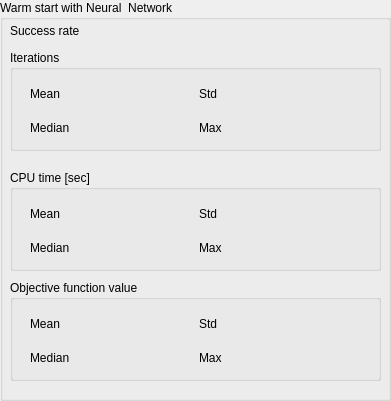
           <widget class="QGroupBox" name="groupBox_ws_nn_app">
            <property name="geometry">
             <rect>
              <x>10</x>
              <y>10</y>
              <width>391</width>
              <height>401</height>
             </rect>
            </property>
            <property name="title">
             <string>Warm start with Neural  Network</string>
            </property>
            <widget class="QGroupBox" name="groupBox_iter_ws_nn_app">
             <property name="geometry">
              <rect>
               <x>10</x>
               <y>50</y>
               <width>371</width>
               <height>101</height>
              </rect>
             </property>
             <property name="title">
              <string>Iterations</string>
             </property>
             <widget class="QWidget" name="layoutWidget_74">
              <property name="geometry">
               <rect>
                <x>20</x>
                <y>30</y>
                <width>331</width>
                <height>61</height>
               </rect>
              </property>
              <layout class="QVBoxLayout" name="verticalLayout_74">
               <item>
                <layout class="QHBoxLayout" name="horizontalLayout_391">
                 <item>
                  <layout class="QHBoxLayout" name="horizontalLayout_392">
                   <item>
                    <widget class="QLabel" name="label_iter_mean_ws_nn_app">
                     <property name="text">
                      <string>Mean</string>
                     </property>
                    </widget>
                   </item>
                   <item>
                    <widget class="QLabel" name="label_iter_mean_ws_nn_app_value">
                     <property name="text">
                      <string/>
                     </property>
                    </widget>
                   </item>
                  </layout>
                 </item>
                 <item>
                  <layout class="QHBoxLayout" name="horizontalLayout_393">
                   <item>
                    <widget class="QLabel" name="label_iter_std_ws_nn_app">
                     <property name="text">
                      <string>Std</string>
                     </property>
                    </widget>
                   </item>
                   <item>
                    <widget class="QLabel" name="label_iter_std_ws_nn_app_value">
                     <property name="text">
                      <string/>
                     </property>
                    </widget>
                   </item>
                  </layout>
                 </item>
                </layout>
               </item>
               <item>
                <layout class="QHBoxLayout" name="horizontalLayout_394">
                 <item>
                  <layout class="QHBoxLayout" name="horizontalLayout_395">
                   <item>
                    <widget class="QLabel" name="label_iter_median_ws_nn_app">
                     <property name="text">
                      <string>Median</string>
                     </property>
                    </widget>
                   </item>
                   <item>
                    <widget class="QLabel" name="label_iter_median_ws_nn_app_value">
                     <property name="text">
                      <string/>
                     </property>
                    </widget>
                   </item>
                  </layout>
                 </item>
                 <item>
                  <layout class="QHBoxLayout" name="horizontalLayout_396">
                   <item>
                    <widget class="QLabel" name="label_iter_max_ws_nn_app">
                     <property name="text">
                      <string>Max</string>
                     </property>
                    </widget>
                   </item>
                   <item>
                    <widget class="QLabel" name="label_iter_max_ws_nn_app_value">
                     <property name="text">
                      <string/>
                     </property>
                    </widget>
                   </item>
                  </layout>
                 </item>
                </layout>
               </item>
              </layout>
             </widget>
            </widget>
            <widget class="QGroupBox" name="groupBox_cpu_ws_nn_app">
             <property name="geometry">
              <rect>
               <x>10</x>
               <y>170</y>
               <width>371</width>
               <height>101</height>
              </rect>
             </property>
             <property name="title">
              <string>CPU time [sec]</string>
             </property>
             <widget class="QWidget" name="layoutWidget_75">
              <property name="geometry">
               <rect>
                <x>20</x>
                <y>30</y>
                <width>331</width>
                <height>61</height>
               </rect>
              </property>
              <layout class="QVBoxLayout" name="verticalLayout_75">
               <item>
                <layout class="QHBoxLayout" name="horizontalLayout_397">
                 <item>
                  <layout class="QHBoxLayout" name="horizontalLayout_398">
                   <item>
                    <widget class="QLabel" name="label_cpu_mean_ws_nn_app">
                     <property name="text">
                      <string>Mean</string>
                     </property>
                    </widget>
                   </item>
                   <item>
                    <widget class="QLabel" name="label_cpu_mean_ws_nn_app_value">
                     <property name="text">
                      <string/>
                     </property>
                    </widget>
                   </item>
                  </layout>
                 </item>
                 <item>
                  <layout class="QHBoxLayout" name="horizontalLayout_399">
                   <item>
                    <widget class="QLabel" name="label_cpu_std_ws_nn_app">
                     <property name="text">
                      <string>Std</string>
                     </property>
                    </widget>
                   </item>
                   <item>
                    <widget class="QLabel" name="label_cpu_std_ws_nn_app_value">
                     <property name="text">
                      <string/>
                     </property>
                    </widget>
                   </item>
                  </layout>
                 </item>
                </layout>
               </item>
               <item>
                <layout class="QHBoxLayout" name="horizontalLayout_400">
                 <item>
                  <layout class="QHBoxLayout" name="horizontalLayout_401">
                   <item>
                    <widget class="QLabel" name="label_cpu_median_ws_nn_app">
                     <property name="text">
                      <string>Median</string>
                     </property>
                    </widget>
                   </item>
                   <item>
                    <widget class="QLabel" name="label_cpu_median_ws_nn_app_value">
                     <property name="text">
                      <string/>
                     </property>
                    </widget>
                   </item>
                  </layout>
                 </item>
                 <item>
                  <layout class="QHBoxLayout" name="horizontalLayout_402">
                   <item>
                    <widget class="QLabel" name="label_cpu_max_ws_nn_app">
                     <property name="text">
                      <string>Max</string>
                     </property>
                    </widget>
                   </item>
                   <item>
                    <widget class="QLabel" name="label_cpu_max_ws_nn_app_value">
                     <property name="text">
                      <string/>
                     </property>
                    </widget>
                   </item>
                  </layout>
                 </item>
                </layout>
               </item>
              </layout>
             </widget>
            </widget>
            <widget class="QGroupBox" name="groupBox_obj_ws_nn_app">
             <property name="geometry">
              <rect>
               <x>10</x>
               <y>280</y>
               <width>371</width>
               <height>101</height>
              </rect>
             </property>
             <property name="title">
              <string>Objective function value</string>
             </property>
             <widget class="QWidget" name="layoutWidget_76">
              <property name="geometry">
               <rect>
                <x>20</x>
                <y>30</y>
                <width>331</width>
                <height>61</height>
               </rect>
              </property>
              <layout class="QVBoxLayout" name="verticalLayout_76">
               <item>
                <layout class="QHBoxLayout" name="horizontalLayout_403">
                 <item>
                  <layout class="QHBoxLayout" name="horizontalLayout_404">
                   <item>
                    <widget class="QLabel" name="label_obj_mean_ws_nn_app">
                     <property name="text">
                      <string>Mean</string>
                     </property>
                    </widget>
                   </item>
                   <item>
                    <widget class="QLabel" name="label_obj_mean_ws_nn_app_value">
                     <property name="text">
                      <string/>
                     </property>
                    </widget>
                   </item>
                  </layout>
                 </item>
                 <item>
                  <layout class="QHBoxLayout" name="horizontalLayout_405">
                   <item>
                    <widget class="QLabel" name="label_obj_std_ws_nn_app">
                     <property name="text">
                      <string>Std</string>
                     </property>
                    </widget>
                   </item>
                   <item>
                    <widget class="QLabel" name="label_obj_std_ws_nn_app_value">
                     <property name="text">
                      <string/>
                     </property>
                    </widget>
                   </item>
                  </layout>
                 </item>
                </layout>
               </item>
               <item>
                <layout class="QHBoxLayout" name="horizontalLayout_406">
                 <item>
                  <layout class="QHBoxLayout" name="horizontalLayout_407">
                   <item>
                    <widget class="QLabel" name="label_obj_median_ws_nn_app">
                     <property name="text">
                      <string>Median</string>
                     </property>
                    </widget>
                   </item>
                   <item>
                    <widget class="QLabel" name="label_obj_median_ws_nn_app_value">
                     <property name="text">
                      <string/>
                     </property>
                    </widget>
                   </item>
                  </layout>
                 </item>
                 <item>
                  <layout class="QHBoxLayout" name="horizontalLayout_408">
                   <item>
                    <widget class="QLabel" name="label_obj_max_ws_nn_app">
                     <property name="text">
                      <string>Max</string>
                     </property>
                    </widget>
                   </item>
                   <item>
                    <widget class="QLabel" name="label_obj_max_ws_nn_app_value">
                     <property name="text">
                      <string/>
                     </property>
                    </widget>
                   </item>
                  </layout>
                 </item>
                </layout>
               </item>
              </layout>
             </widget>
            </widget>
            <widget class="QWidget" name="layoutWidget_77">
             <property name="geometry">
              <rect>
               <x>10</x>
               <y>20</y>
               <width>201</width>
               <height>21</height>
              </rect>
             </property>
             <layout class="QHBoxLayout" name="horizontalLayout_409">
              <item>
               <widget class="QLabel" name="label_rate_ws_nn_app">
                <property name="text">
                 <string>Success rate</string>
                </property>
               </widget>
              </item>
              <item>
               <widget class="QLabel" name="label_rate_ws_nn_app_value">
                <property name="text">
                 <string/>
                </property>
               </widget>
              </item>
             </layout>
            </widget>
           </widget>
